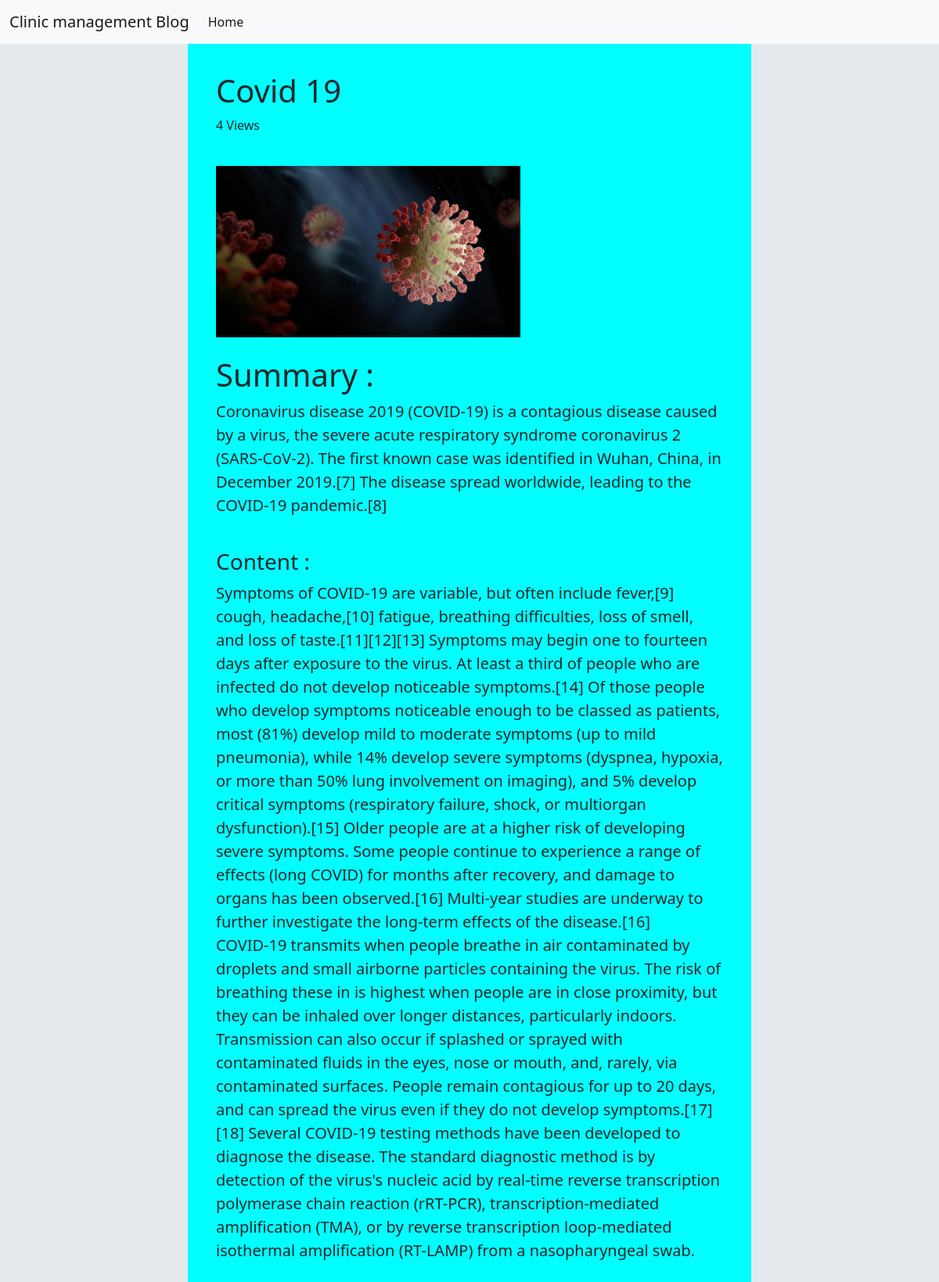
The app's page /blog/view-blog/1 with its own data.
### blog/models.py (models this page shows, shortened)
class Blog(models.Model):
    blog_author = models.ForeignKey(User, on_delete=models.CASCADE)
    blog_category = models.ForeignKey(Category, on_delete=models.CASCADE)
    blog_title = models.CharField(max_length=20)
    blog_image = models.ImageField(upload_to = 'asset/blog_image')
    blog_summary = models.CharField(max_length=100)
    blog_content = models.TextField()
    blog_views = models.IntegerField(default=0)
    blog_is_post = models.BooleanField(default=False)

### blog/views.py (the view)
# urls.py: path('view-blog/<int:view>', views.view_blog , name='view_blog'),
def view_blog(request, view):
    Blog.objects.filter(id = view).update(blog_views =Blog.objects.get(id=view).blog_views + 1)
    content = Blog.objects.get(pk=view)
    return render(request, "blog.html" , {"content":content})

### blog/templates/blog.html (shortened to what this page needs)
{% extends 'blog_base.html' %}
{% block containt %}
<div class="blog-body">
    <h1>{{content.blog_title}}</h1>
    <p>{{content.blog_views}} Views</p>
    <br>
    <div class="set-width">
        <img src="{{content.blog_image.url}}" alt="" style="width: 60%;">
    </div>
    <br>
    <h1>Summary :</h1>
    <div class="font-set">
        <p>{{content.blog_summary}}</p>
    </div>
    <br>
    <h3>Content :</h3>
    <div class="font-set">
        <p>{{content.blog_content}}</p>
    </div>
</div>
{% endblock %}

### blog/templates/blog.html (style rules this page uses)
.blog-body { margin: 0% 20%; background-color: aqua; padding: 3%; }
.font-set { font-size: 20px; }
body { background-color: #e4e9ee; }

### records on screen
Blog: blog_title "Covid 19", blog_views "4", blog_image (picture), blog_summary "Coronavirus disease 2019 (COVID-19) is a contagious disease caused by a virus, the severe acute respiratory syndrome coronavirus 2 (SARS-CoV-2). The first known case was identified in Wuhan, China, in December 2019.[7] The disease spread worldwide, leading to the COVID-19 pandemic.[8]", blog_content "Symptoms of COVID‑19 are variable, but often include fever,[9] cough, headache,[10] fatigue, breathing difficulties, loss of smell, and loss of taste.[11][12][13] Symptoms may begin one to fourteen days after exposure to the virus. At least a third of people who are infected do not develop noticeable symptoms.[14] Of those people who develop symptoms noticeable enough to be classed as patients, most (81%) develop mild to moderate symptoms (up to mild pneumonia), while 14% develop severe symptoms (dyspnea, hypoxia, or more than 50% lung involvement on imaging), and 5% develop critical symptoms (respiratory failure, shock, or multiorgan dysfunction).[15] Older people are at a higher risk of…"
